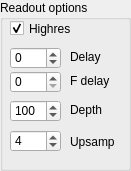
      <widget class="QGroupBox" name="readoutgroupBox">
       <property name="geometry">
        <rect>
         <x>130</x>
         <y>420</y>
         <width>131</width>
         <height>171</height>
        </rect>
       </property>
       <property name="font">
        <font>
         <family>Arial</family>
        </font>
       </property>
       <property name="title">
        <string>Readout options</string>
       </property>
       <widget class="QCheckBox" name="highresCheck">
        <property name="geometry">
         <rect>
          <x>10</x>
          <y>20</y>
          <width>70</width>
          <height>17</height>
         </rect>
        </property>
        <property name="font">
         <font>
          <family>Arial</family>
         </font>
        </property>
        <property name="toolTip">
         <string>Average samples at lower speeds</string>
        </property>
        <property name="text">
         <string>Highres</string>
        </property>
        <property name="checked">
         <bool>true</bool>
        </property>
       </widget>
       <widget class="QLabel" name="label_17">
        <property name="geometry">
         <rect>
          <x>70</x>
          <y>73</y>
          <width>51</width>
          <height>16</height>
         </rect>
        </property>
        <property name="font">
         <font>
          <family>Arial</family>
         </font>
        </property>
        <property name="text">
         <string>F delay</string>
        </property>
       </widget>
       <widget class="QSpinBox" name="tadBox">
        <property name="geometry">
         <rect>
          <x>10</x>
          <y>71</y>
          <width>51</width>
          <height>22</height>
         </rect>
        </property>
        <property name="font">
         <font>
          <family>Arial</family>
         </font>
        </property>
        <property name="toolTip">
         <string>Fine ADC delay</string>
        </property>
        <property name="suffix">
         <string/>
        </property>
        <property name="minimum">
         <number>0</number>
        </property>
        <property name="maximum">
         <number>255</number>
        </property>
        <property name="singleStep">
         <number>5</number>
        </property>
        <property name="value">
         <number>0</number>
        </property>
       </widget>
       <widget class="QLabel" name="label_19">
        <property name="geometry">
         <rect>
          <x>70</x>
          <y>49</y>
          <width>51</width>
          <height>16</height>
         </rect>
        </property>
        <property name="font">
         <font>
          <family>Arial</family>
         </font>
        </property>
        <property name="text">
         <string>Delay</string>
        </property>
       </widget>
       <widget class="QSpinBox" name="ToffBox">
        <property name="geometry">
         <rect>
          <x>10</x>
          <y>47</y>
          <width>51</width>
          <height>22</height>
         </rect>
        </property>
        <property name="font">
         <font>
          <family>Arial</family>
         </font>
        </property>
        <property name="toolTip">
         <string>Course delay of waveform (samples)</string>
        </property>
        <property name="accelerated">
         <bool>true</bool>
        </property>
        <property name="suffix">
         <string/>
        </property>
        <property name="minimum">
         <number>-1000</number>
        </property>
        <property name="maximum">
         <number>1000</number>
        </property>
        <property name="value">
         <number>0</number>
        </property>
       </widget>
       <widget class="QSpinBox" name="depthBox">
        <property name="geometry">
         <rect>
          <x>10</x>
          <y>100</y>
          <width>51</width>
          <height>22</height>
         </rect>
        </property>
        <property name="font">
         <font>
          <family>Arial</family>
         </font>
        </property>
        <property name="toolTip">
         <string>Memory depth / 40</string>
        </property>
        <property name="suffix">
         <string/>
        </property>
        <property name="minimum">
         <number>10</number>
        </property>
        <property name="maximum">
         <number>1000</number>
        </property>
        <property name="singleStep">
         <number>10</number>
        </property>
        <property name="value">
         <number>100</number>
        </property>
       </widget>
       <widget class="QLabel" name="label_20">
        <property name="geometry">
         <rect>
          <x>70</x>
          <y>102</y>
          <width>51</width>
          <height>16</height>
         </rect>
        </property>
        <property name="font">
         <font>
          <family>Arial</family>
         </font>
        </property>
        <property name="text">
         <string>Depth</string>
        </property>
       </widget>
       <widget class="QSpinBox" name="resampBox">
        <property name="geometry">
         <rect>
          <x>10</x>
          <y>130</y>
          <width>51</width>
          <height>22</height>
         </rect>
        </property>
        <property name="font">
         <font>
          <family>Arial</family>
         </font>
        </property>
        <property name="toolTip">
         <string>Number of points per sample via sinc interpolation</string>
        </property>
        <property name="suffix">
         <string/>
        </property>
        <property name="minimum">
         <number>0</number>
        </property>
        <property name="maximum">
         <number>16</number>
        </property>
        <property name="singleStep">
         <number>2</number>
        </property>
        <property name="value">
         <number>4</number>
        </property>
       </widget>
       <widget class="QLabel" name="label_21">
        <property name="geometry">
         <rect>
          <x>70</x>
          <y>132</y>
          <width>51</width>
          <height>20</height>
         </rect>
        </property>
        <property name="font">
         <font>
          <family>Arial</family>
         </font>
        </property>
        <property name="text">
         <string>Upsamp</string>
        </property>
       </widget>
      </widget>
